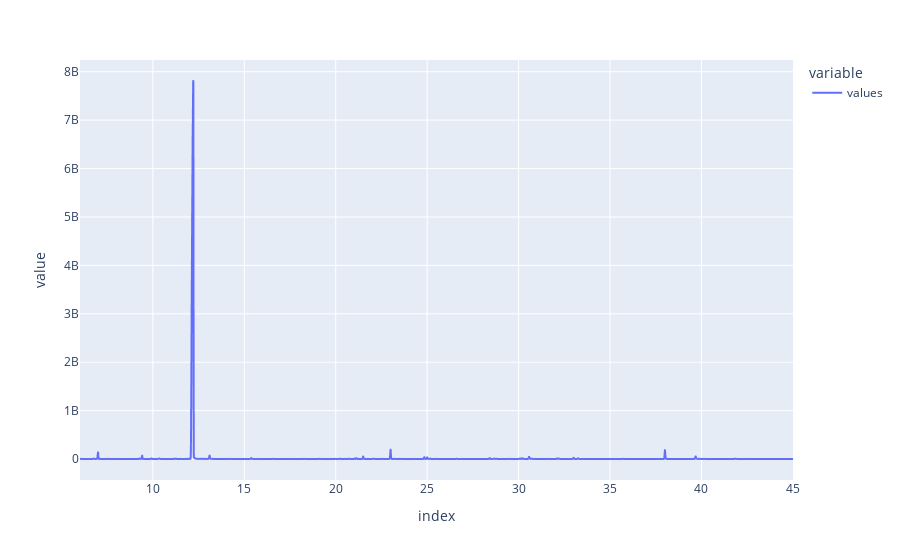

The notebook cell saved with this chart:
### Markdown cell above
On ne garde que les valeurs comprises dans l'intervalle qui nous interesse, cela supprime aussi les cases éventuellement vide du csv (temps de 0 à la lecture)<br>
Voici un affichage des données sur l'intervalle voulu :

### Code cell
temp = temp.drop(temp[temp.index >= tools.INTERVAL[1]].index)
temp = temp.drop(temp[temp.index <= tools.INTERVAL[0]].index)
print(len(temp))
temp.plot()

### Figure 1 — Plotly figure (JSON) as saved in the notebook; plotly's stock layout.template omitted (floating-point values rounded to 4 significant figures; data arrays with more than 128 entries replaced by an {"elided": "..."} marker saying what was removed)
{"data": [{"hovertemplate": "variable=values<br>index=%{x}<br>value=%{y}<extra></extra>", "legendgroup": "values", "line": {"color": "#636efa", "dash": "solid"}, "mode": "lines", "name": "values", "showlegend": true, "type": "scattergl", "x": {"elided": "6635 float values"}, "xaxis": "x", "y": {"elided": "6635 int values"}, "yaxis": "y"}], "layout": {"legend": {"title": {"text": "variable"}, "tracegroupgap": 0}, "margin": {"t": 60}, "xaxis": {"anchor": "y", "domain": [0, 1], "title": {"text": "index"}}, "yaxis": {"anchor": "x", "domain": [0, 1], "title": {"text": "value"}}}}
